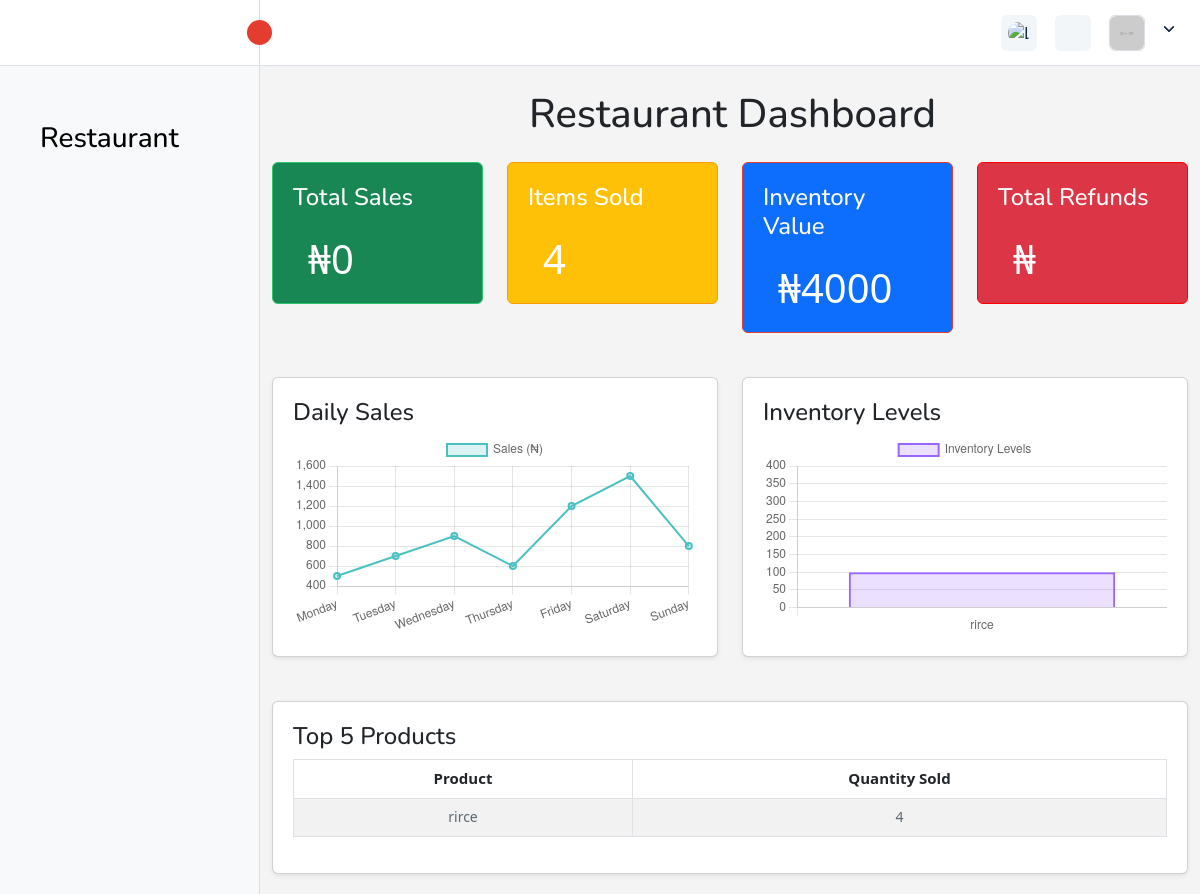
The page /restaurant/dashboard/ on the database as committed earlier.
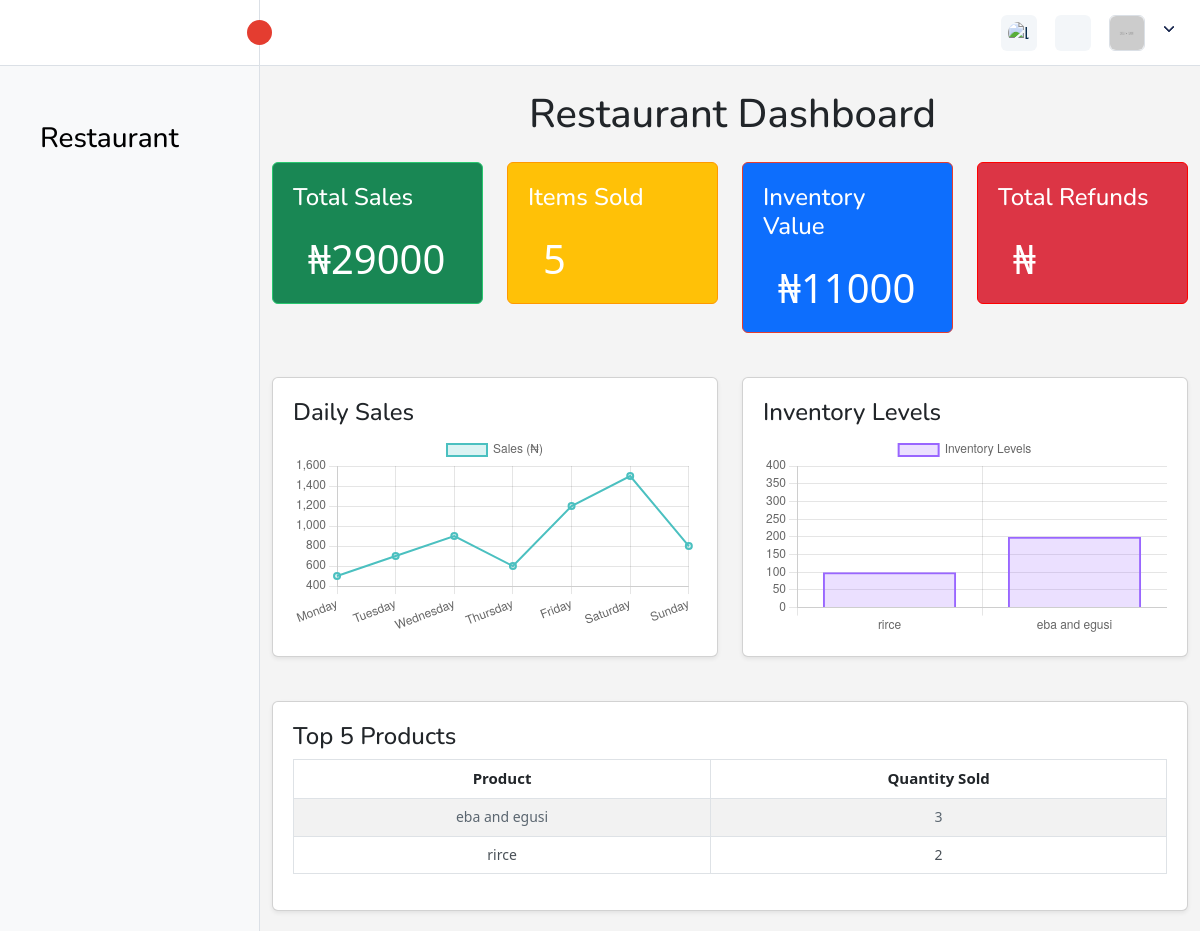
The same page on the database as committed later.
### Resturant/models.py (models this page shows, shortened)
class Inventory(models.Model):
    staff = models.ForeignKey(CustomUser, on_delete=models.CASCADE, related_name='resturant_inventories')
    name = models.CharField(max_length=100)
    quantity = models.PositiveIntegerField(default=0)
    price = models.DecimalField(max_digits=10, decimal_places=2)
    category = models.ForeignKey(Category, on_delete=models.CASCADE, related_name='resturant_category')
    date = models.DateTimeField(auto_now_add=True)

### Resturant/views.py (the view)
# urls.py: path('dashboard/', views.dashboard, name='resturant_dashboard'),
def dashboard(request):
    total_sales = Sale.objects.filter(completed=True).aggregate(Sum('total'))['total__sum'] or 0
    total_items_sold = SaleItem.objects.aggregate(Sum('quantity'))['quantity__sum'] or 0
    total_inventory_value = Inventory.objects.aggregate(Sum('price'))['price__sum'] or 0
    top_products = (
        SaleItem.objects.values('product__name')
        .annotate(quantity_sold=Sum('quantity'))
        .order_by('-quantity_sold')[:5]
    )
    sales_chart_data = {
        "labels": ["Monday", "Tuesday", "Wednesday", "Thursday", "Friday", "Saturday", "Sunday"],  # Example
        "values": [500, 700, 900, 600, 1200, 1500, 800],  # Replace with real data
    }
    inventory_chart_data = {
        "labels": [inv.name for inv in Inventory.objects.all()[:10]],
        "values": [100, 200, 150, 400, 250, 300, 100, 150, 200, 50],  # Replace with real data
    }
    context = {
        "total_sales": total_sales,
        "total_items_sold": total_items_sold,
        "total_inventory_value": total_inventory_value,
        "top_products": top_products,
        "sales_chart_data": sales_chart_data,
        "inventory_chart_data": inventory_chart_data,
    }
    return render(request, 'resturant/dashboard.html', context)

### templates/resturant/dashboard.html (shortened to what the changed rows need)
{% extends "resturant/base.html" %}
{% block main_content %}
    <link href="https://cdn.jsdelivr.net/npm/bootstrap@5.3.0-alpha1/dist/css/bootstrap.min.css" rel="stylesheet">
    <div class="container">
        <h1 class="text-center my-4">Restaurant Dashboard</h1>
        <div class="row">
            <div class="col-md-3">
                <div class="card bg-success text-white">
                    <div class="card-body">
                        <h4>Total Sales</h4>
                        <p class="display-6">₦{{ total_sales }}</p>
                    </div>
                </div>
            </div>
            <div class="col-md-3">
                <div class="card bg-warning text-white">
                    <div class="card-body">
                        <h4>Items Sold</h4>
                        <p class="display-6">{{ total_items_sold }}</p>
                    </div>
                </div>
            </div>
            <div class="col-md-3">
                <div class="card bg-primary text-white">
                    <div class="card-body">
                        <h4>Inventory Value</h4>
                        <p class="display-6">₦{{ total_inventory_value }}</p>
                    </div>
                </div>
            </div>
        </div>
        <div class="row my-4">
            <div class="col-md-6">
                <div class="card shadow-sm">
                    <div class="card-body">
                        <h4>Inventory Levels</h4>
                        <canvas id="inventoryChart"></canvas>
                    </div>
                </div>
            </div>
        </div>
        <div class="card shadow-sm">
            <div class="card-body">
                <table class="table table-striped table-bordered">
                    <thead>
                        <tr>
                            <th>Product</th>
                            <th>Quantity Sold</th>
                        </tr>
                    </thead>
                    <tbody>
                        {% for product in top_products %}
                        <tr>
                            <td>{{ product.product__name }}</td>
                            <td>{{ product.quantity_sold }}</td>
                        </tr>
                        {% endfor %}
                    </tbody>
                </table>
            </div>
        </div>
    </div>
    <script>
        // Daily Sales Chart
        const dailySalesCtx = document.getElementById('dailySalesChart').getContext('2d');
        const dailySalesChart = new Chart(dailySalesCtx, {
            type: 'line',
            data: {
                labels: {{ sales_chart_data.labels|safe }},
                datasets: [{
                    label: 'Sales (₦)',
                    data: {{ sales_chart_data.values|safe }},
                    backgroundColor: 'rgba(75, 192, 192, 0.2)',
                    borderColor: 'rgba(75, 192, 192, 1)',
                    borderWidth: 2
                }]
            },
            options: {
                responsive: true
            }
        });
        // Inventory Chart
        const inventoryCtx = document.getElementById('inventoryChart').getContext('2d');
        const inventoryChart = new Chart(inventoryCtx, {
            type: 'bar',
            data: {
                labels: {{ inventory_chart_data.labels|safe }},
                datasets: [{
                    label: 'Inventory Levels',
                    data: {{ inventory_chart_data.values|safe }},
                    backgroundColor: 'rgba(153, 102, 255, 0.2)',
                    borderColor: 'rgba(153, 102, 255, 1)',
                    borderWidth: 2
                }]
            },
            options: {
                responsive: true
            }
        });
    </script>
{% endblock %}

Rows that differ between the two databases and show on the page:
added Inventory: product__name "eba and egusi", quantity_sold "3"
computed for Inventory "rirce": quantity_sold "4" → "2"
Other text that changed with them:
{{ total_sales }}: "0" → "29000"
{{ total_items_sold }}: "4" → "5"
{{ total_inventory_value }}: "4000" → "11000"
chart data {{ inventory_chart_data.labels|safe }}: ['rirce'] → ['rirce', 'eba and egusi']
